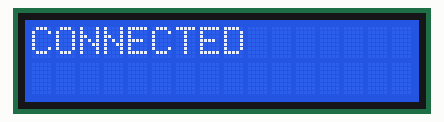
Simulated run of this sketch. Board: ESP32. Shown: 16×2 character LCD. WiFi joins after 1.5 s; servers stay silent unless stated; the local clock reads 2024-03-15 10:24:30 at power-on unless the sketch sets it; storage starts empty; what the sketch prints to the serial monitor is not drawn.

Above: at 3.2 s.
At 6.2 s:
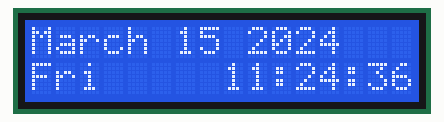
At 13.4 s:
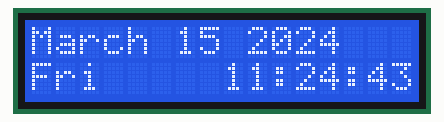
At 21.6 s:
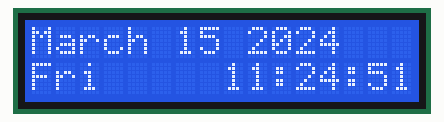
At 29.8 s:
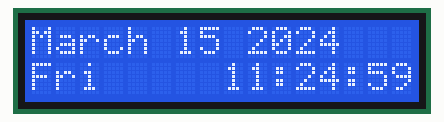
At 38.0 s:
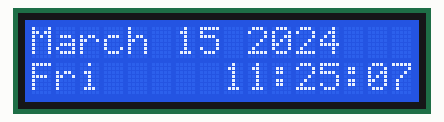

The sketch:

time-gideon.ino
```cpp
#include <WiFi.h>
#include "time.h"
#include "sntp.h"
#include <LiquidCrystal_I2C.h>
#include <ESPAsyncWebServer.h>
#include <SPIFFS.h>

// Address 0x27
LiquidCrystal_I2C lcd(0x27, 16, 2);   // LCD Object

const char* ssid = "Nikolaev";
const char* password = "12345678";

const char* ntpServer1 = "pool.ntp.org";
const char* ntpServer2 = "time.nist.gov";
const long gmtOffset_sec = 3600;
const int daylightOffset_sec = 3600;

AsyncWebServer server(80);

void printLocalTime()
{
  struct tm timeinfo;
  if (!getLocalTime(&timeinfo))
  {
    Serial.println("No time available (yet)");
    return;
  }

  // Добавление 1 часа к времени
  timeinfo.tm_hour = (timeinfo.tm_hour + 1) % 24;

  // Массив сокращений названий дней недели
  const char *daysOfWeek[] = {"Sun", "Mon", "Tue", "Wed", "Thu", "Fri", "Sat"};

  // Определение сокращения текущего дня недели
  const char *dayOfWeekShort = daysOfWeek[timeinfo.tm_wday];

  // Вывод Date & Day of Week
  lcd.clear();
  lcd.print(&timeinfo, "%B %d %Y");
  lcd.setCursor(0, 1);
  lcd.print(dayOfWeekShort);
  lcd.setCursor(8, 1);

  // Вывод времени
  lcd.print(&timeinfo, "%H:%M:%S");
}

// Callback function (NTP)
void timeAvailable(struct timeval *t)
{
  Serial.println("Got time adjustment from NTP!");
  printLocalTime();
}

void setup()
{
  Serial.begin(115200);

  // Connect to Wi-Fi
  WiFi.begin(ssid, password);
  while (WiFi.status() != WL_CONNECTED)
  {
    delay(1000);
    Serial.println("Connecting to WiFi...");
  }
  Serial.println("Connected to WiFi");

  // Print ESP32 IP address to serial
  Serial.print("IP Address: ");
  Serial.println(WiFi.localIP());

  // Initialize SPIFFS
  if (!SPIFFS.begin())
  {
    Serial.println("Failed to mount file system");
    return;
  }

  // Serve static files
  server.serveStatic("/", SPIFFS, "/").setDefaultFile("index.html");

  // Start server
  server.begin();

  // Setup LCD with backlight and initialize
  lcd.init();
  lcd.backlight();

  // Set notification call-back function
  sntp_set_time_sync_notification_cb(timeAvailable);
  sntp_servermode_dhcp(1);    // (optional)
  configTime(gmtOffset_sec, daylightOffset_sec, ntpServer1, ntpServer2);

  // Connect to WiFi
  Serial.printf("Connecting to %s ", ssid);
  lcd.clear();
  lcd.print("Connecting to ");
  lcd.setCursor(0, 1);
  lcd.print(ssid);
  delay(1000);

  WiFi.begin(ssid, password);
  while (WiFi.status() != WL_CONNECTED)
  {
    delay(500);
    Serial.print(".");
  }
  Serial.println(" CONNECTED");
  lcd.clear();
  lcd.print("CONNECTED");
  delay(2000);
}

void loop()
{
  delay(1000);
  printLocalTime();
}
```

Measured:
- what the display in image 0 shows lasts 3.1 s, from 3.1 s to 6.2 s
- what the display in image 1 shows lasts 1.0 s, from 6.2 s to 7.2 s
